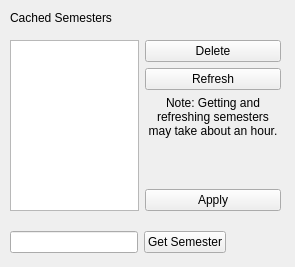
<?xml version="1.0" encoding="UTF-8"?>
<ui version="4.0">
 <class>Form</class>
 <widget class="QWidget" name="Form">
  <property name="geometry">
   <rect>
    <x>0</x>
    <y>0</y>
    <width>295</width>
    <height>267</height>
   </rect>
  </property>
  <property name="windowTitle">
   <string>Form</string>
  </property>
  <widget class="QLabel" name="label">
   <property name="geometry">
    <rect>
     <x>10</x>
     <y>10</y>
     <width>141</width>
     <height>16</height>
    </rect>
   </property>
   <property name="text">
    <string>Cached Semesters</string>
   </property>
  </widget>
  <widget class="QWidget" name="">
   <property name="geometry">
    <rect>
     <x>10</x>
     <y>230</y>
     <width>216</width>
     <height>25</height>
    </rect>
   </property>
   <layout class="QHBoxLayout" name="horizontalLayout">
    <item>
     <widget class="QLineEdit" name="lineEdit"/>
    </item>
    <item>
     <widget class="QPushButton" name="pushButton_3">
      <property name="text">
       <string>Get Semester</string>
      </property>
     </widget>
    </item>
   </layout>
  </widget>
  <widget class="QWidget" name="">
   <property name="geometry">
    <rect>
     <x>10</x>
     <y>40</y>
     <width>271</width>
     <height>171</height>
    </rect>
   </property>
   <layout class="QHBoxLayout" name="horizontalLayout_2">
    <item>
     <widget class="QTableView" name="tableView"/>
    </item>
    <item>
     <layout class="QVBoxLayout" name="verticalLayout">
      <item>
       <widget class="QPushButton" name="pushButton">
        <property name="text">
         <string>Delete</string>
        </property>
       </widget>
      </item>
      <item>
       <widget class="QPushButton" name="pushButton_2">
        <property name="text">
         <string>Refresh</string>
        </property>
       </widget>
      </item>
      <item>
       <widget class="QLabel" name="label_2">
        <property name="text">
         <string>Note: Getting and refreshing semesters may take about an hour.</string>
        </property>
        <property name="alignment">
         <set>Qt::AlignHCenter|Qt::AlignTop</set>
        </property>
        <property name="wordWrap">
         <bool>true</bool>
        </property>
       </widget>
      </item>
      <item>
       <widget class="QPushButton" name="pushButton_4">
        <property name="text">
         <string>Apply</string>
        </property>
       </widget>
      </item>
     </layout>
    </item>
   </layout>
  </widget>
 </widget>
 <resources/>
 <connections/>
</ui>
